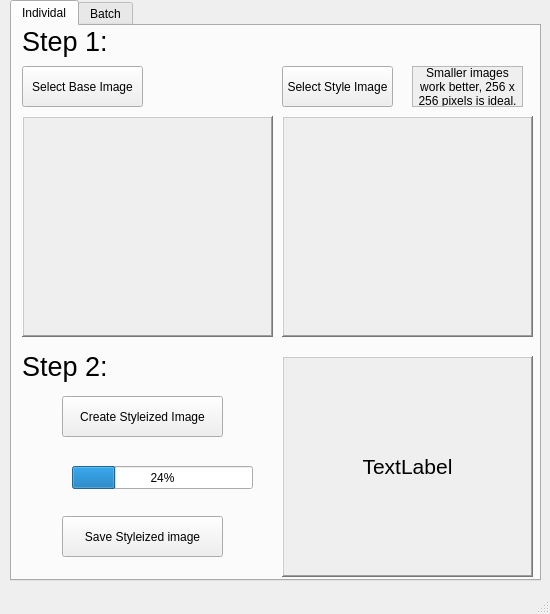
<?xml version="1.0" encoding="UTF-8"?>
<ui version="4.0">
 <class>MainWindow</class>
 <widget class="QMainWindow" name="MainWindow">
  <property name="geometry">
   <rect>
    <x>0</x>
    <y>0</y>
    <width>550</width>
    <height>614</height>
   </rect>
  </property>
  <property name="windowTitle">
   <string>MainWindow</string>
  </property>
  <widget class="QWidget" name="centralwidget">
   <widget class="QTabWidget" name="tabWidget">
    <property name="geometry">
     <rect>
      <x>10</x>
      <y>0</y>
      <width>531</width>
      <height>581</height>
     </rect>
    </property>
    <property name="autoFillBackground">
     <bool>false</bool>
    </property>
    <property name="currentIndex">
     <number>0</number>
    </property>
    <widget class="QWidget" name="individual_tab">
     <attribute name="title">
      <string>Individal</string>
     </attribute>
     <widget class="QLabel" name="step1_i">
      <property name="geometry">
       <rect>
        <x>10</x>
        <y>0</y>
        <width>91</width>
        <height>31</height>
       </rect>
      </property>
      <property name="font">
       <font>
        <pointsize>20</pointsize>
       </font>
      </property>
      <property name="text">
       <string>Step 1:</string>
      </property>
     </widget>
     <widget class="QLabel" name="step2_i">
      <property name="geometry">
       <rect>
        <x>10</x>
        <y>320</y>
        <width>91</width>
        <height>41</height>
       </rect>
      </property>
      <property name="font">
       <font>
        <pointsize>20</pointsize>
       </font>
      </property>
      <property name="text">
       <string>Step 2:</string>
      </property>
     </widget>
     <widget class="QLabel" name="contentPreview_i">
      <property name="geometry">
       <rect>
        <x>10</x>
        <y>90</y>
        <width>251</width>
        <height>221</height>
       </rect>
      </property>
      <property name="font">
       <font>
        <pointsize>16</pointsize>
       </font>
      </property>
      <property name="autoFillBackground">
       <bool>true</bool>
      </property>
      <property name="frameShape">
       <enum>QFrame::WinPanel</enum>
      </property>
      <property name="frameShadow">
       <enum>QFrame::Raised</enum>
      </property>
      <property name="text">
       <string/>
      </property>
      <property name="pixmap">
       <pixmap>content/ben_meditation.jpg</pixmap>
      </property>
      <property name="scaledContents">
       <bool>true</bool>
      </property>
      <property name="alignment">
       <set>Qt::AlignCenter</set>
      </property>
     </widget>
     <widget class="QPushButton" name="contentButton_i">
      <property name="geometry">
       <rect>
        <x>10</x>
        <y>40</y>
        <width>121</width>
        <height>41</height>
       </rect>
      </property>
      <property name="text">
       <string>Select Base Image</string>
      </property>
     </widget>
     <widget class="QPushButton" name="styleButton_i">
      <property name="geometry">
       <rect>
        <x>270</x>
        <y>40</y>
        <width>111</width>
        <height>41</height>
       </rect>
      </property>
      <property name="text">
       <string>Select Style Image</string>
      </property>
     </widget>
     <widget class="QLabel" name="stylePreview_i">
      <property name="geometry">
       <rect>
        <x>270</x>
        <y>90</y>
        <width>251</width>
        <height>221</height>
       </rect>
      </property>
      <property name="font">
       <font>
        <pointsize>16</pointsize>
       </font>
      </property>
      <property name="autoFillBackground">
       <bool>true</bool>
      </property>
      <property name="frameShape">
       <enum>QFrame::WinPanel</enum>
      </property>
      <property name="frameShadow">
       <enum>QFrame::Raised</enum>
      </property>
      <property name="text">
       <string/>
      </property>
      <property name="pixmap">
       <pixmap>styles/waves.jpg</pixmap>
      </property>
      <property name="scaledContents">
       <bool>true</bool>
      </property>
      <property name="alignment">
       <set>Qt::AlignCenter</set>
      </property>
     </widget>
     <widget class="QPushButton" name="createButton_i">
      <property name="geometry">
       <rect>
        <x>50</x>
        <y>370</y>
        <width>161</width>
        <height>41</height>
       </rect>
      </property>
      <property name="text">
       <string>Create Styleized Image</string>
      </property>
     </widget>
     <widget class="QPushButton" name="saveButton_i">
      <property name="geometry">
       <rect>
        <x>50</x>
        <y>490</y>
        <width>161</width>
        <height>41</height>
       </rect>
      </property>
      <property name="text">
       <string>Save Styleized image</string>
      </property>
     </widget>
     <widget class="QLabel" name="stylizedPreview_i">
      <property name="geometry">
       <rect>
        <x>270</x>
        <y>330</y>
        <width>251</width>
        <height>221</height>
       </rect>
      </property>
      <property name="font">
       <font>
        <pointsize>16</pointsize>
       </font>
      </property>
      <property name="autoFillBackground">
       <bool>true</bool>
      </property>
      <property name="frameShape">
       <enum>QFrame::WinPanel</enum>
      </property>
      <property name="frameShadow">
       <enum>QFrame::Raised</enum>
      </property>
      <property name="text">
       <string>TextLabel</string>
      </property>
      <property name="scaledContents">
       <bool>true</bool>
      </property>
      <property name="alignment">
       <set>Qt::AlignCenter</set>
      </property>
     </widget>
     <widget class="QLabel" name="infoLabel_i">
      <property name="geometry">
       <rect>
        <x>400</x>
        <y>40</y>
        <width>111</width>
        <height>41</height>
       </rect>
      </property>
      <property name="autoFillBackground">
       <bool>true</bool>
      </property>
      <property name="frameShape">
       <enum>QFrame::StyledPanel</enum>
      </property>
      <property name="text">
       <string>Smaller images work better, 256 x 256 pixels is ideal.</string>
      </property>
      <property name="alignment">
       <set>Qt::AlignCenter</set>
      </property>
      <property name="wordWrap">
       <bool>true</bool>
      </property>
     </widget>
     <widget class="QProgressBar" name="progressBar_i">
      <property name="geometry">
       <rect>
        <x>60</x>
        <y>440</y>
        <width>181</width>
        <height>23</height>
       </rect>
      </property>
      <property name="value">
       <number>24</number>
      </property>
     </widget>
    </widget>
    <widget class="QWidget" name="batch_tab">
     <attribute name="title">
      <string>Batch</string>
     </attribute>
     <widget class="QProgressBar" name="progressBar_b">
      <property name="geometry">
       <rect>
        <x>210</x>
        <y>220</y>
        <width>181</width>
        <height>23</height>
       </rect>
      </property>
      <property name="value">
       <number>24</number>
      </property>
     </widget>
     <widget class="QPushButton" name="contentButton_b">
      <property name="geometry">
       <rect>
        <x>10</x>
        <y>50</y>
        <width>171</width>
        <height>41</height>
       </rect>
      </property>
      <property name="text">
       <string>Select Base Images Folder</string>
      </property>
     </widget>
     <widget class="QLabel" name="step2_b">
      <property name="geometry">
       <rect>
        <x>10</x>
        <y>160</y>
        <width>91</width>
        <height>41</height>
       </rect>
      </property>
      <property name="font">
       <font>
        <pointsize>20</pointsize>
       </font>
      </property>
      <property name="text">
       <string>Step 2:</string>
      </property>
     </widget>
     <widget class="QLabel" name="infLable_b">
      <property name="geometry">
       <rect>
        <x>400</x>
        <y>60</y>
        <width>111</width>
        <height>81</height>
       </rect>
      </property>
      <property name="frameShape">
       <enum>QFrame::StyledPanel</enum>
      </property>
      <property name="text">
       <string>Smaller style images work better, 256 x 256 pixels is ideal.</string>
      </property>
      <property name="alignment">
       <set>Qt::AlignCenter</set>
      </property>
      <property name="wordWrap">
       <bool>true</bool>
      </property>
     </widget>
     <widget class="QPushButton" name="styleButton_b">
      <property name="geometry">
       <rect>
        <x>210</x>
        <y>50</y>
        <width>171</width>
        <height>41</height>
       </rect>
      </property>
      <property name="text">
       <string>Select Style Image Folder</string>
      </property>
     </widget>
     <widget class="QPushButton" name="createButton_b">
      <property name="geometry">
       <rect>
        <x>20</x>
        <y>210</y>
        <width>171</width>
        <height>41</height>
       </rect>
      </property>
      <property name="text">
       <string>Create Styleized Images</string>
      </property>
     </widget>
     <widget class="QLabel" name="styleFloderLabel">
      <property name="geometry">
       <rect>
        <x>210</x>
        <y>100</y>
        <width>171</width>
        <height>51</height>
       </rect>
      </property>
      <property name="font">
       <font>
        <pointsize>10</pointsize>
       </font>
      </property>
      <property name="autoFillBackground">
       <bool>true</bool>
      </property>
      <property name="frameShape">
       <enum>QFrame::WinPanel</enum>
      </property>
      <property name="frameShadow">
       <enum>QFrame::Raised</enum>
      </property>
      <property name="text">
       <string>Style Images Folder Name</string>
      </property>
      <property name="scaledContents">
       <bool>false</bool>
      </property>
      <property name="alignment">
       <set>Qt::AlignCenter</set>
      </property>
      <property name="wordWrap">
       <bool>true</bool>
      </property>
     </widget>
     <widget class="QLabel" name="contetFloderLabel">
      <property name="geometry">
       <rect>
        <x>10</x>
        <y>100</y>
        <width>171</width>
        <height>51</height>
       </rect>
      </property>
      <property name="font">
       <font>
        <pointsize>10</pointsize>
       </font>
      </property>
      <property name="autoFillBackground">
       <bool>true</bool>
      </property>
      <property name="frameShape">
       <enum>QFrame::WinPanel</enum>
      </property>
      <property name="frameShadow">
       <enum>QFrame::Raised</enum>
      </property>
      <property name="text">
       <string>Base Images Folder Name</string>
      </property>
      <property name="scaledContents">
       <bool>false</bool>
      </property>
      <property name="alignment">
       <set>Qt::AlignCenter</set>
      </property>
      <property name="wordWrap">
       <bool>true</bool>
      </property>
     </widget>
     <widget class="QLabel" name="step1_b">
      <property name="geometry">
       <rect>
        <x>10</x>
        <y>0</y>
        <width>91</width>
        <height>31</height>
       </rect>
      </property>
      <property name="font">
       <font>
        <pointsize>20</pointsize>
       </font>
      </property>
      <property name="text">
       <string>Step 1:</string>
      </property>
     </widget>
     <widget class="QLabel" name="infoLabel2_b">
      <property name="geometry">
       <rect>
        <x>20</x>
        <y>270</y>
        <width>341</width>
        <height>21</height>
       </rect>
      </property>
      <property name="font">
       <font>
        <pointsize>10</pointsize>
       </font>
      </property>
      <property name="autoFillBackground">
       <bool>true</bool>
      </property>
      <property name="text">
       <string>This mode will save all the images created automaticly.</string>
      </property>
      <property name="alignment">
       <set>Qt::AlignCenter</set>
      </property>
      <property name="wordWrap">
       <bool>true</bool>
      </property>
     </widget>
    </widget>
   </widget>
  </widget>
  <widget class="QMenuBar" name="menubar">
   <property name="geometry">
    <rect>
     <x>0</x>
     <y>0</y>
     <width>550</width>
     <height>21</height>
    </rect>
   </property>
  </widget>
  <widget class="QStatusBar" name="statusbar"/>
 </widget>
 <resources/>
 <connections/>
</ui>
